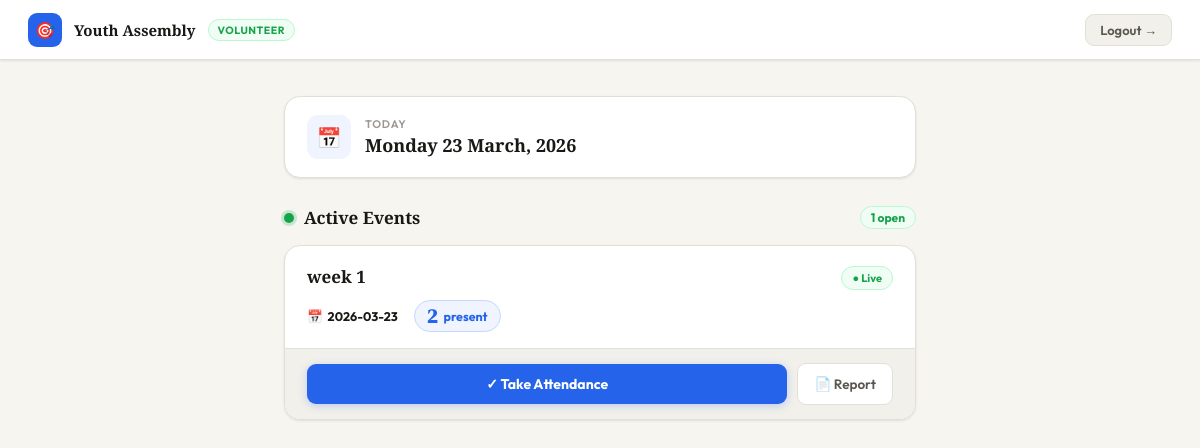
/volunteer (signed in), run on the app's committed database.
### tables this page shows
CREATE TABLE events (
            id INTEGER PRIMARY KEY AUTOINCREMENT,
            title TEXT NOT NULL,
            event_date TEXT NOT NULL,
            description TEXT,
            created_at TIMESTAMP DEFAULT CURRENT_TIMESTAMP
        );

### app.py (the view)
@app.route('/volunteer')
def volunteer_dashboard():
    if not session.get('volunteer') and not session.get('admin'):
        return redirect(url_for('volunteer_login'))
    conn = get_db()
    all_events = conn.execute('''
        SELECT e.*, COUNT(a.id) as attendance_count
        FROM events e LEFT JOIN attendance a ON a.event_id=e.id
        GROUP BY e.id ORDER BY e.event_date DESC
    ''').fetchall()
    conn.close()
    today = date.today()
    active = []
    for e in all_events:
        d = dict(e)
        try:
            edate = datetime.strptime(e['event_date'], '%Y-%m-%d').date()
            d['window_open'] = edate <= today <= edate + timedelta(days=2)
            if d['window_open']:
                active.append(d)
        except:
            pass
    return render_template('volunteer_dashboard.html', active=active)

### app.py (called while the page is built)
@app.before_request
def auth_guard():
    ep = request.endpoint
    if not ep or ep in PUBLIC_ROUTES:
        return
    is_admin     = session.get('admin')
    is_volunteer = session.get('volunteer')
    if is_volunteer and not is_admin:
        if ep not in VOLUNTEER_ALLOWED:
            return redirect(url_for('volunteer_dashboard'))
        return
    if not is_admin and not is_volunteer:
        if ep not in VOLUNTEER_ALLOWED:
            return redirect(url_for('admin_login'))

def get_db():
    conn = sqlite3.connect(DB)
    conn.row_factory = sqlite3.Row
    return conn

### templates/volunteer_dashboard.html (shortened to what this page needs)
<!doctype html>
<html lang="en">
  <head>
  </head>
  <body>
    <div class="topbar">
      <div class="topbar-left">
        <div class="logo-mark">🎯</div>
        <div class="logo-text">Youth Assembly</div>
        <span class="vol-pill">Volunteer</span>
      </div>
      <a href="{{ url_for('volunteer_logout') }}" class="logout-btn"
        >Logout →</a
      >
    </div>
    <div class="page">
      <div class="date-banner">
        <div class="date-icon">📅</div>
        <div>
          <div class="date-label">Today</div>
          <div class="date-value" id="today-date"></div>
        </div>
      </div>
      <div class="section-hd">
        <div class="section-dot"></div>
        <div class="section-title">Active Events</div>
        {% if active %}
        <span class="section-count">{{ active|length }} open</span>
        {% endif %}
      </div>
      {% if active %} {% for e in active %}
      <div class="event-card">
        <div class="event-card-top">
          <div class="event-card-row1">
            <div class="event-title">{{ e.title }}</div>
            <span class="active-badge">● Live</span>
          </div>
          <div class="event-meta">
            <div class="event-meta-item">
              📅 <strong>{{ e.event_date }}</strong>
            </div>
            <div class="count-pill">
              <span class="count-num">{{ e.attendance_count }}</span>
              <span>present</span>
            </div>
          </div>
        </div>
        <div class="event-card-actions">
          <a
            href="{{ url_for('volunteer_attendance', id=e.id) }}"
            class="btn-attend"
          >
            ✓ Take Attendance
          </a>
          <a
            href="{{ url_for('volunteer_report', eid=e.id) }}"
            class="btn-report"
          >
            📄 Report
          </a>
        </div>
      </div>
      {% endfor %} {% endif %}
    </div>
  </body>
</html>

### data on the page
events: title "week 1", event_date "2026-03-23", attendance_count "2"

### other printed values
{{ active|length }} "1"
